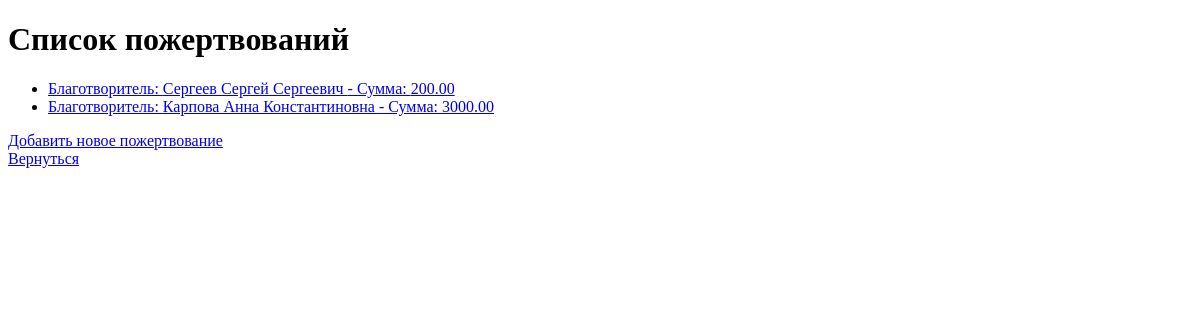
/animals/accounts/, run on an earlier commit of the app's database.
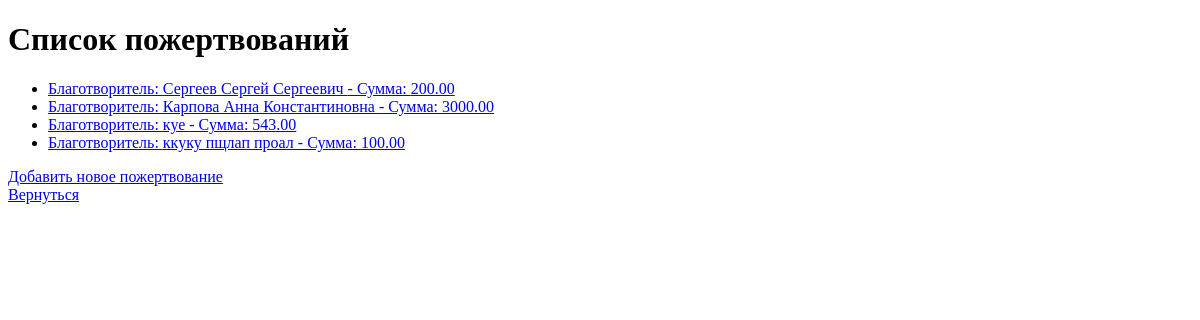
And on a later commit of the database.
### animals/models.py (models this page shows)
class Account(models.Model):
    account_number = models.CharField(max_length=100)
    balance = models.DecimalField(max_digits=10, decimal_places=2)
    total_donations = models.DecimalField(max_digits=10, decimal_places=2, default=0.0)

### animals/views.py (the view)
# urls.py: path('accounts/', animals_views.account_list, name='account_list'),
def account_list(request):
    accounts = Account.objects.all()
    return render(request, 'accounts/account_list.html', {'accounts': accounts})

### animals/templates/accounts/account_list.html (shortened to what this page needs)
<!DOCTYPE html>
<html lang="ru">
<head>
</head>
<body>
    <h1>Список пожертвований</h1>
    <ul>
        {% for account in accounts %}
            <li>
                <a href="{% url 'account_detail' account.pk %}">Благотворитель: {{ account.account_number }} - Сумма: {{ account.balance }}</a>
            </li>
        {% endfor %}
    </ul>
    <a href="{% url 'account_create' %}">Добавить новое пожертвование</a><br>
    <a href="{% url 'animal_list' %}">Вернуться</a>
</body>
</html>

What changed in the data, as far as the page shows it:
added Account: account_number "куе", balance "543.00"
added Account: account_number "ккуку пщлап проал", balance "100.00"
